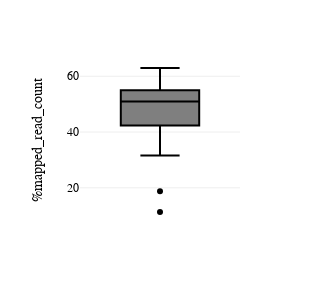

Notebook cell for this chart:
### Code cell
fig = px.box(mapped,y='%mapped_read_count',template='none',color_discrete_sequence=['black'])
fig = setPlotFont(fig)
fig.update_layout(autosize=False,width=300,height=300)
fig.update_xaxes(title='',tickangle=270,nticks=len(set(mapped['sample'])))
fig.write_image('Figures/metagenomics/mapping_rate_box.pdf')
fig.show()

### Figure 1 — Plotly figure (JSON) as saved in the notebook; plotly's stock layout.template omitted (floating-point values rounded to 4 significant figures)
{"data": [{"alignmentgroup": "True", "hovertemplate": "%mapped_read_count=%{y}<extra></extra>", "legendgroup": "", "marker": {"color": "black"}, "name": "", "notched": false, "offsetgroup": "", "orientation": "v", "showlegend": false, "type": "box", "x0": " ", "xaxis": "x", "y": [51.73, 54.22, 55.01, 35.63, 52.35, 51.59, 50.34, 42.91, 54.75, 60.3, 42.08, 56.14, 31.64, 57.5, 47.99, 42.33, 44.53, 57.29, 49.34, 44.18, 11.33, 62.97, 41.09, 55.43, 18.78, 53.62], "y0": " ", "yaxis": "y"}], "layout": {"autosize": false, "boxmode": "group", "font": {"color": "black", "family": "Arial", "size": 12}, "height": 300, "legend": {"tracegroupgap": 0}, "margin": {"t": 60}, "width": 300, "xaxis": {"anchor": "y", "domain": [0, 1], "nticks": 26, "tickangle": -90, "title": {"text": ""}}, "yaxis": {"anchor": "x", "domain": [0, 1], "title": {"text": "%mapped_read_count"}}}}
